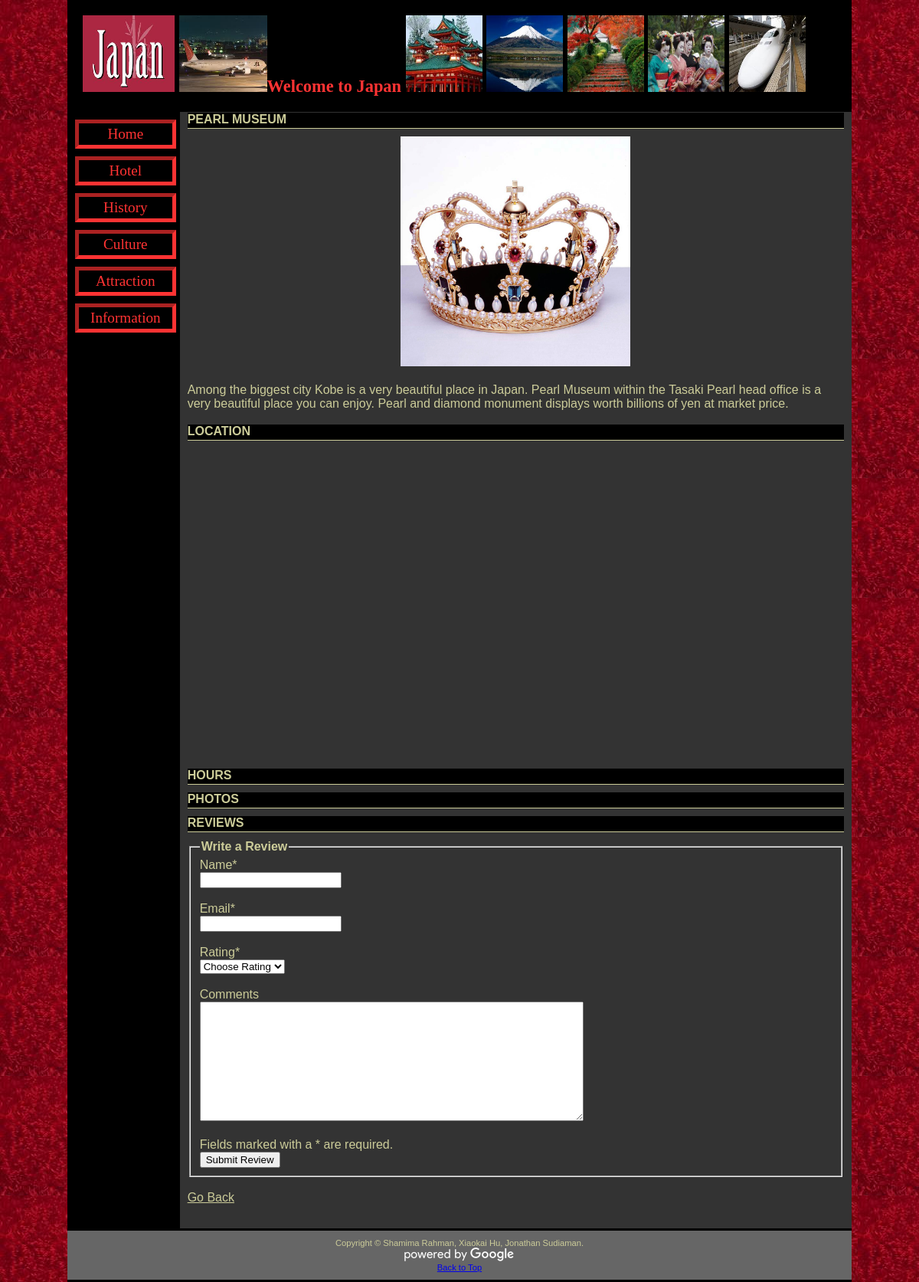
The page /attractiondetails.php?id=1&gPlaceId=ChIJaUVcM_iOAGARXYX09EnzFSo on the database its author committed.
### tables this page shows
CREATE TABLE `Attractions` (
  `attractionId` int(11) NOT NULL AUTO_INCREMENT,
  `name` text,
  `photourl` text,
  `shortDesc` text,
  `longDesc` text NOT NULL,
  `city` text,
  `gPlaceId` text,
  PRIMARY KEY (`attractionId`)
);

### attractiondetails.php (the view, shortened to what this page needs)
<!DOCTYPE html>
<html>
<head>
    <link rel="stylesheet" type="text/css" href="css/reset.css">
    <link rel="stylesheet" type="text/css" href="css/lightbox.min.css">
    <link rel="stylesheet" type="text/css" href="css/style.css">
</head>
<body>
<h1 id="top"><?php include 'banner.php' ?></h1>
<div id="flexbox">
    <nav><?php include 'navbar.php' ?></nav>
    <main>
        <?php
        if (empty($_GET['id'])) {
            echo 'Missing attraction number.';
            die();
        } else {
            try {
                $pdo = new PDO('mysql:host=' . DBHOST . ';dbname=' . DBNAME, DBUSER, DBPASS);
                $stmt = $pdo->prepare('SELECT * FROM Attractions WHERE attractionId = ?');
                $stmt->execute([$_GET['id']]);
                if ($row = $stmt->fetch()) {
                    echo "<h3>{$row['name']}</h3>";
                    echo "<figure><img id='mainImage' src='{$row['photourl']}' alt='{$row['name']}'></figure><br>";
                    echo "<p>{$row['longDesc']}</p><br>";
                } else {
                    echo "Attraction {$_GET['id']} not found.";
                    die();
                }
            } catch (PDOException $e) {
                echo 'Could not connect to the database.';
            } finally {
                $pdo = null;
            }
        }
        ?>
        <section id="location">
            <h3>Location</h3>
            <div id="map"></div>
            <br>
        </section>
        <section id="hours">
            <h3>Hours</h3>
        </section>
        <section id="photos">
            <h3>Photos</h3>
        </section>
        <section id="reviews">
            <h3>Reviews</h3>
            <form id="writeReviews">
                <fieldset>
                    <legend><strong>Write a Review</strong></legend>
                    <label>Name*<br><input name="name" type="text" required></label><br><br>
                    <label>Email*<br><input name="email" type="email" required></label><br><br>
                    <label>Rating*<br><select name="rating" required>
                            <option value=0 disabled selected>Choose Rating</option>
                        </select></label><br><br>
                    <label>Comments<br><textarea name="comment" cols="60" rows="10"></textarea></label><br><br>
                    Fields marked with a * are required.<br>
                    <input type="submit" value="Submit Review">
                </fieldset>
            </form>
            <br>
        </section>
        <span id="backLink"></span>
    </main>
</div>
<footer><?php include 'footer.php' ?></footer>
</body>
</html>

### css/style.css (style rules this page uses)
body { background-image: url(../back4.jpg); color: #333333; font-family: Arial, Verdana, sans-serif; width: 1024px; margin-left: auto; margin-right: auto; }
#flexbox { display: flex; }
h1 { background-color: #000000; color: #ff3333; font-size: 140%; font-family: Georgia, "Times New Roman", serif; padding: 20px; }
nav { float: left; background-color: #000000; color: #ffcc66; font-family: Arial, Verdana, sans-serif; padding-bottom: 6px; }
main { width: 100%; padding: 1px 10px 31px 10px; background-color: #333333; color: #cccc99; }
h3 { padding-bottom: 2px; border-bottom: 1px solid #cccc99; margin-bottom: 10px; color: #cccc99; background-color: #000000; text-transform: uppercase; }
footer, #footer { font-size: .70em; text-align: center; color: #cccc99; background-color: #666666; padding-top: 10px; padding-bottom: 10px; clear: both; border-bottom: 3px solid #000000; border-top: 3px solid #000000; }

### attractiondetails.php (style rules this page uses)
figure { text-align: center; }
#mainImage { width: auto; max-height: 300px; }
#map { height: 400px; width: 80%; }

### rows shown on the page
attractions: name "PEARL MUSEUM", photourl (picture), longDesc "Among the biggest city Kobe is a very beautiful place in Japan. Pearl Museum within the Tasaki Pearl head office is a very beautiful place you can enjoy. Pearl and diamond monument displays worth billions of yen at market price."
